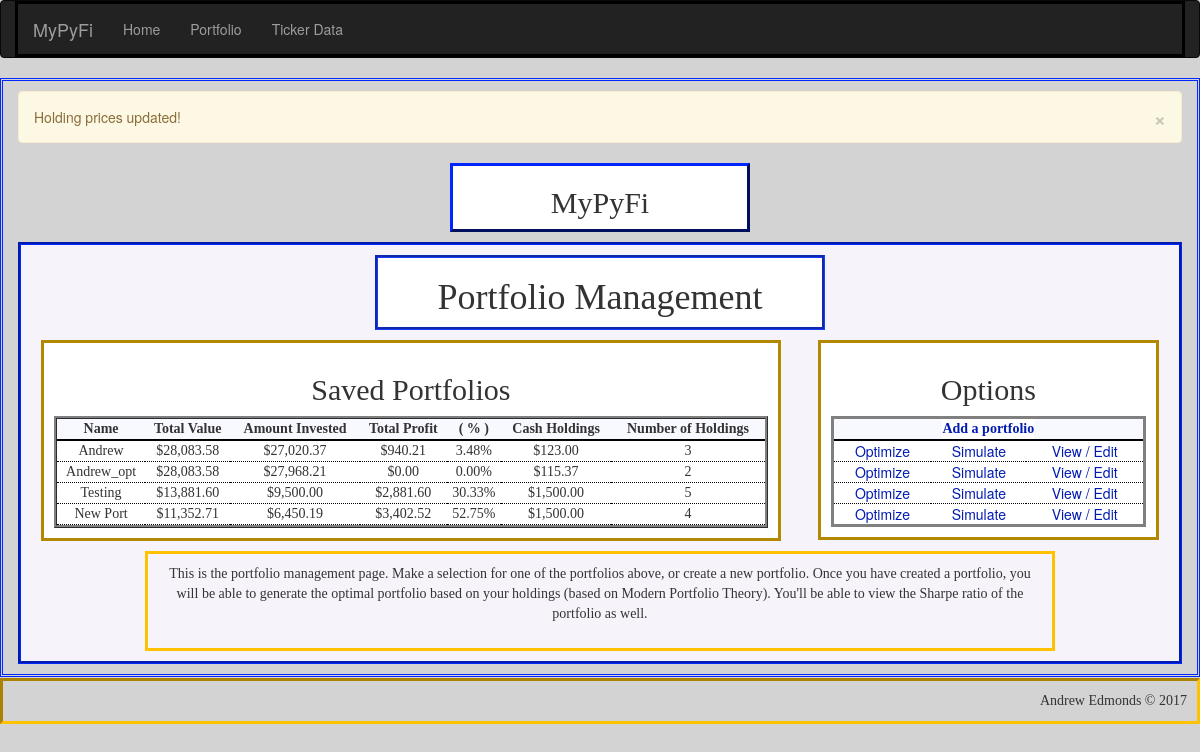
Screenshot of /portfolio_main with the database file from the repository.
### app/models.py (models this page shows, shortened)
class Portfolio(db.Model):
    __tablename__ = 'portfolios'
    id = db.Column(db.Integer, primary_key=True, autoincrement=True)
    name = db.Column(db.String(25), unique=True)    # name of portfolio
    cash = db.Column(db.Float)                      # cash holdings within portfolio
    market_value = db.Column(db.Float)              # market value of all holdings + cash
    total_profit = db.Column(db.Float)              # total profits of all holdings
    invested = db.Column(db.Float)                  # total amount invested into holdings - excludes cash holding
    profit_percent = db.Column(db.Float)            # percent return on current amount invested - excludes cash holding
    num_holdings = db.Column(db.Integer)            # total number of holdings in portfolio - excludes cash holding
    holdings = db.relationship('Holding', backref='portfolio', lazy='dynamic')
    def update_market_value(self):
        self.market_value = 0
        self.invested = 0
        self.market_value += self.cash
        for holding in self.holdings:
            self.market_value += (holding.shares * holding.last_price)
            self.invested += (holding.shares * holding.purch_price)
            holding.update_portfolio_percentage()
        db.session.add(self)
    def update_profit(self):
        self.total_profit = self.market_value - self.invested - self.cash
        if self.invested:
            self.profit_percent = round(self.total_profit / self.invested, 4)
        else:
            self.profit_percent = 0
        db.session.add(self)
    def update_holding_count(self):
        self.num_holdings = Holding.query.filter_by(portfolio_id=self.id).count()
        db.session.add(self)
    def update(self):
        for holding in self.holdings:
            holding.update()
        self.update_market_value()
        self.update_profit()
        self.update_holding_count()
        for holding in self.holdings:
            holding.update_portfolio_percentage()
            if holding.shares == 0:
                db.session.delete(holding)
        db.session.commit()

### app/main/views.py (the view)
@main.route('/portfolio_main', methods=['GET', 'POST'])
def portfolio_main():
    if not session.get('last_update', None) == str(dt.date.today()):
        portfolio_data = Portfolio.query.order_by(Portfolio.name).all()
        for port in portfolio_data: port.update()
        session['last_update'] = str(dt.date.today())
        flash('Holding prices updated!')
    portfolio_data = Portfolio.query.order_by(Portfolio.market_value.desc()).all()
    return render_template('portfolio/portfolio_main.html', portfolio_data=portfolio_data)

### app/models.py (called while the page is built)
    def update_last_price(self):
        import datetime as dt
        if not self.last_updated == str(dt.date.today()):
            from pandas_datareader import data as web
            self.last_price = round(web.DataReader(self.symbol, 'yahoo')['Adj Close'].iloc[-1], 2)
            self.last_updated = str(dt.date.today())
        db.session.add(self)

    def update_market_value(self):
        self.market_value = self.shares * self.last_price
        db.session.add(self)

    def update_profit(self):
        self.total_profit = round(self.shares * (self.last_price - self.purch_price), 2)
        self.profit_percent = round(self.last_price / self.purch_price - 1, 4)
        db.session.add(self)

    def update_portfolio_percentage(self):
        self.portfolio_percent = round(self.market_value / Portfolio.query.filter_by(id=self.portfolio_id).first().market_value,4)
        db.session.add(self)

    def update(self):
        self.update_last_price()
        self.update_market_value()
        self.update_portfolio_percentage()
        self.update_profit()
        db.session.commit()

### app/templates/portfolio/portfolio_main.html (shortened to what this page needs)
{% extends "base-detailed.html" %}
{% import "bootstrap/wtf.html" as wtf %}
{% block page_title %}
<h2>
    <center>MyPyFi</center>
</h2>
{% endblock %}
{% block main_title %}
<h1>Portfolio Management</h1>
{% endblock %}
{% block main_focus %}
{% if not portfolio_data|count > 0 %}
<h1>
    <center>No Portfolios Found!</center>
</h1>
<p>
<center>There are no portfolios saved</center></p>
{% else %}
<h2>
    <center>Saved Portfolios</center>
</h2>
<table style="width:100%" id="portfolio_table">
    <tr>
        <th>
            <center>Name</center>
        </th>
        <th>
            <center>Total Value</center>
        </th>
        <th>
            <center>Amount Invested</center>
        </th>
        <th>
            <center>Total Profit</center>
        </th>
        <th>
            <center>( % )</center>
        </th>
        <th>
            <center>Cash Holdings</center>
        </th>
        <th>
            <center>Number of Holdings</center>
        </th>
    </tr>
    {% for portfolio in portfolio_data %}
    <tr>
        <td>
            <center>{{ portfolio["name"] }}</center>
        </td>
        <td>
            <center>{{ "${:,.2f}".format(portfolio["market_value"]) }}</center>
        </td>
        <td>
            <center>{{ "${:,.2f}".format(portfolio["invested"]) }}</center>
        </td>
        <td>
            <center>{{ "${:,.2f}".format(portfolio["total_profit"]) }}</center>
        </td>
        <td>
            <center>{{ "{0:.2f}%".format(portfolio["profit_percent"]*100) }}</center>
        </td>
        <td>
            <center>{{ "${:,.2f}".format(portfolio["cash"]) }}</center>
        </td>
        <td>
            <center>{{ portfolio["num_holdings"] }}</center>
        </td>
    </tr>
    {% endfor %}
</table>
{% endif %}
{% endblock %}
{% block main_options %}
{% if not portfolio_data|count > 0 %}
<h1>
    <center>No Portfolios Found!</center>
</h1>
<p>
<center>There are no portfolios saved</center></p>
{% else %}
<h2>
    <center>Options</center>
</h2>
<table style="width:100%" id="options_table">
    <tr>
        <th colspan="3">
            <center><a class="button" href="{{ url_for('main.portfolio_add') }}">Add a portfolio</a></center>
        </th>
    </tr>
    {% for portfolio in portfolio_data %}
    <tr>
        <td>
            <center><a class="button" href="{{ url_for('main.portfolio_optimal_ask', name=portfolio['name']) }}">Optimize</a>
            </center>
        </td>
        <td>
            <center><a class="button" href="{{ url_for('main.portfolio_simulate_ask', name=portfolio['name']) }}">Simulate</a>
            </center>
        </td>
        <td>
            <center><a class="button" href="{{ url_for('main.portfolio', name=portfolio['name']) }}">View / Edit</a>
            </center>
        </td>
    </tr>
    {% endfor %}
</table>
{% endif %}
{% endblock %}
{% block verbage %}
<p>
    This is the portfolio management page. Make a selection for one of the portfolios above, or create a new portfolio.
    Once you have created a portfolio, you will be able to generate the optimal portfolio based on your holdings (based
    on Modern Portfolio Theory). You'll be able to view the Sharpe ratio of the portfolio as well.
</p>
{% endblock %}

### app/static/css/style_main.css (style rules this page uses)
body { background-color: lightgray; }
#main h2 { font-family: "Palatino Linotype"; }
#main th { font-family: "Bitstream Vera Sans Mono"; border-bottom: 2pt solid black; }
#portfolio_table { border-collapse: separate; border-style: ridge; background-color: #F4F1F7; }
#main-focus th { background-color: ghostwhite; }
#main-focus td { font-family: "Felix Titling"; border-bottom: 1pt dotted black; background-color: white; }
#options_table { text-align: center; border-style: solid; background-color: #F4F1F7; }
#main-options th { background-color: ghostwhite; }
#main-options td { font-family: Verdana, "Helvetica Neue", Arial, Helvetica, Geneva, sans-serif; border-bottom: 1pt dotted black; background-color: white; }
.button { background-color: white; color: #001BB2; border: thin; text-align: center; text-decoration: none; display: inline-block; cursor: pointer; }

### rows the page displays
Portfolio: name "Andrew", market_value "$28,083.58", invested "$27,020.37", total_profit "$940.21", portfolio['profit_percent']*100 "3.48%", cash "$123.00", num_holdings "3"
Portfolio: name "Andrew_opt", market_value "$28,083.58", invested "$27,968.21", total_profit "$0.00", portfolio['profit_percent']*100 "0.00%", cash "$115.37", num_holdings "2"
Portfolio: name "Testing", market_value "$13,881.60", invested "$9,500.00", total_profit "$2,881.60", portfolio['profit_percent']*100 "30.33%", cash "$1,500.00", num_holdings "5"
Portfolio: name "New Port", market_value "$11,352.71", invested "$6,450.19", total_profit "$3,402.52", portfolio['profit_percent']*100 "52.75%", cash "$1,500.00", num_holdings "4"

### other values shown
{{ message }} "Holding prices updated!"
